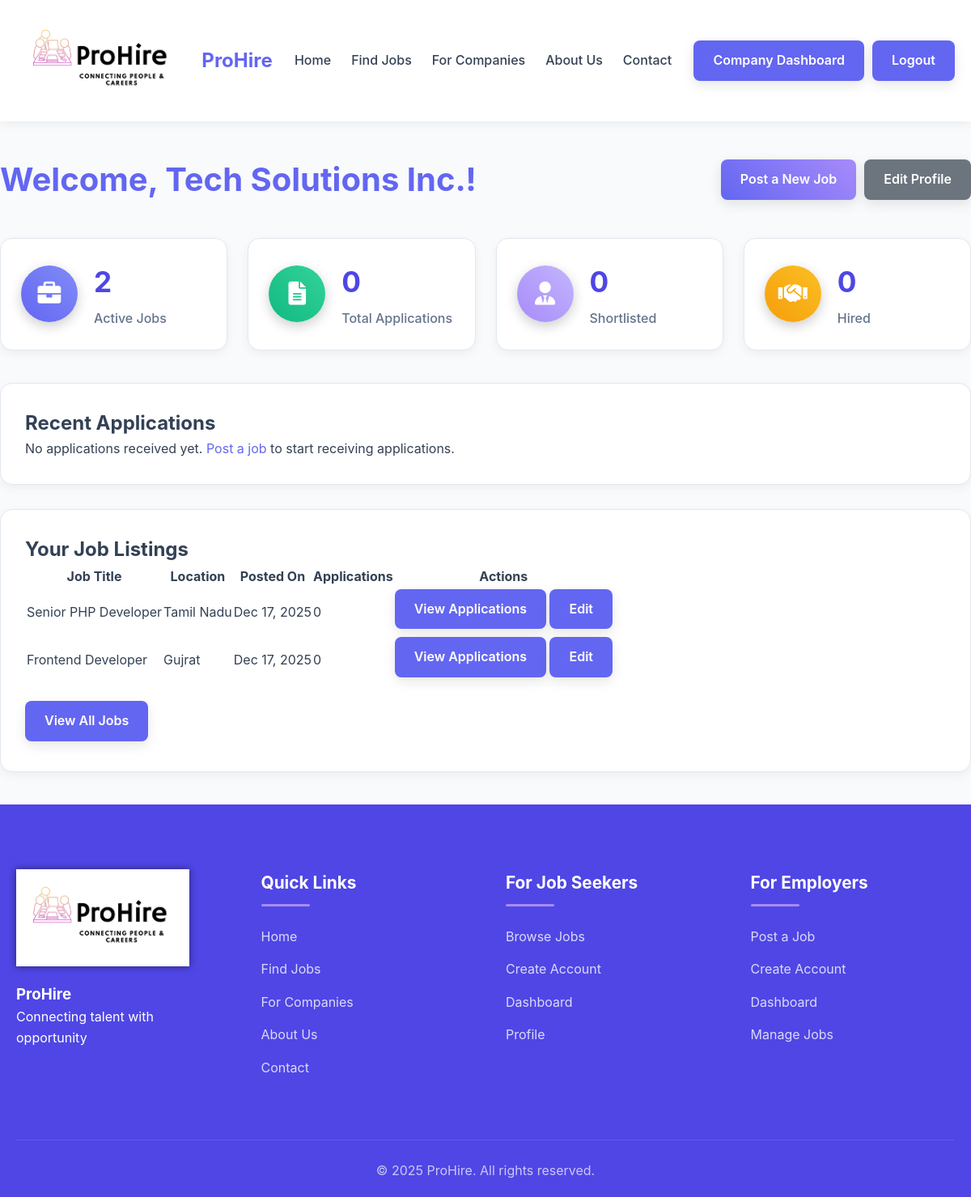
Page /company/dashboard.php (signed in) on the committed database.
### tables this page shows
CREATE TABLE companies (
    id INT(11) AUTO_INCREMENT PRIMARY KEY,
    company_name VARCHAR(100) NOT NULL,
    email VARCHAR(100) NOT NULL UNIQUE,
    password VARCHAR(255) NOT NULL,
    phone VARCHAR(20),
    address TEXT,
    industry VARCHAR(100),
    description TEXT,
    logo_path VARCHAR(255),
    created_at TIMESTAMP DEFAULT CURRENT_TIMESTAMP
);

CREATE TABLE jobs (
    id INT(11) AUTO_INCREMENT PRIMARY KEY,
    company_id INT(11) NOT NULL,
    job_title VARCHAR(100) NOT NULL,
    description TEXT NOT NULL,
    requirements TEXT,
    salary VARCHAR(100),
    location VARCHAR(100),
    job_type VARCHAR(50),
    experience_required VARCHAR(50),
    posted_on TIMESTAMP DEFAULT CURRENT_TIMESTAMP,
    deadline DATE,
    FOREIGN KEY (company_id) REFERENCES companies(id)
);

### company/dashboard.php (the view, shortened to what this page needs)
<?php
$company_id = $_SESSION['company_id'];
include_once '../includes/header.php';
$query = "SELECT * FROM companies WHERE id = $company_id";
$result = mysqli_query($conn, $query);
$company = mysqli_fetch_assoc($result);
$jobs_query = "SELECT COUNT(*) as total FROM jobs WHERE company_id = $company_id";
$jobs_result = mysqli_query($conn, $jobs_query);
$jobs = mysqli_fetch_assoc($jobs_result);
$applications_query = "SELECT COUNT(*) as total FROM applications a
                       JOIN jobs j ON a.job_id = j.id
                       WHERE j.company_id = $company_id";
$applications_result = mysqli_query($conn, $applications_query);
$applications = mysqli_fetch_assoc($applications_result);
$shortlisted_query = "SELECT COUNT(*) as total FROM applications a
                      JOIN jobs j ON a.job_id = j.id
                      WHERE j.company_id = $company_id AND a.status = 'Shortlisted'";
$shortlisted_result = mysqli_query($conn, $shortlisted_query);
$shortlisted = mysqli_fetch_assoc($shortlisted_result);
$recent_applications_query = "SELECT a.*, j.job_title, u.full_name
                             FROM applications a
                             JOIN jobs j ON a.job_id = j.id
                             JOIN users u ON a.user_id = u.id
                             WHERE j.company_id = $company_id
                             ORDER BY a.applied_on DESC
                             LIMIT 5";
$recent_applications_result = mysqli_query($conn, $recent_applications_query);
?>
<div class="container dashboard">
    <div class="dashboard-header">
        <h1>Welcome, <?php echo $company['company_name']; ?>!</h1>
        <div class="header-actions" style="display: flex; gap: 10px;">
            <a href="post_job.php" class="btn btn-primary">Post a New Job</a>
            <a href="profile.php" class="btn btn-secondary" style="background-color: #6c757d; color: white;">Edit Profile</a>
        </div>
    </div>
    <div class="dashboard-stats">
        <div class="stat-card">
            <div class="stat-icon blue">
                <i class="fas fa-briefcase"></i>
            </div>
            <div class="stat-info">
                <h3><?php echo $jobs['total']; ?></h3>
                <p>Active Jobs</p>
            </div>
        </div>
        <div class="stat-card">
            <div class="stat-icon green">
                <i class="fas fa-file-alt"></i>
            </div>
            <div class="stat-info">
                <h3><?php echo $applications['total']; ?></h3>
                <p>Total Applications</p>
            </div>
        </div>
        <div class="stat-card">
            <div class="stat-icon purple">
                <i class="fas fa-user-tie"></i>
            </div>
            <div class="stat-info">
                <h3><?php echo $shortlisted['total']; ?></h3>
                <p>Shortlisted</p>
            </div>
        </div>
        <div class="stat-card">
            <div class="stat-icon orange">
                <i class="fas fa-handshake"></i>
            </div>
            <div class="stat-info">
                <h3>0</h3>
                <p>Hired</p>
            </div>
        </div>
    </div>
    <div class="dashboard-content">
        <h2>Recent Applications</h2>
        <?php if (mysqli_num_rows($recent_applications_result) > 0): ?>
            <table class="table">
                <thead>
                    <tr>
                        <th>Candidate</th>
                        <th>Job Title</th>
                        <th>Applied On</th>
                        <th>Status</th>
                        <th>Actions</th>
                    </tr>
                </thead>
                <tbody>
                    <?php while ($app = mysqli_fetch_assoc($recent_applications_result)): ?>
                        <tr>
                            <td><?php echo $app['full_name']; ?></td>
                            <td><?php echo $app['job_title']; ?></td>
                            <td><?php echo date('M d, Y', strtotime($app['applied_on'])); ?></td>
                            <td><span class="status-badge status-<?php echo strtolower($app['status']); ?>"><?php echo $app['status']; ?></span></td>
                            <td>
                                <a href="view_application.php?id=<?php echo $app['id']; ?>" class="btn btn-sm">View</a>
                            </td>
                        </tr>
                    <?php endwhile; ?>
                </tbody>
            </table>
            <div class="text-center" style="margin-top: 20px;">
                <a href="applications.php" class="btn">View All Applications</a>
            </div>
        <?php else: ?>
            <p>No applications received yet. <a href="post_job.php">Post a job</a> to start receiving applications.</p>
        <?php endif; ?>
    </div>
    <div class="dashboard-content" style="margin-top: 30px;">
        <h2>Your Job Listings</h2>
        <?php
        $jobs_list_query = "SELECT * FROM jobs WHERE company_id = $company_id ORDER BY posted_on DESC LIMIT 5";
        $jobs_list_result = mysqli_query($conn, $jobs_list_query);
        if (mysqli_num_rows($jobs_list_result) > 0): ?>
            <table class="table">
                <thead>
                    <tr>
                        <th>Job Title</th>
                        <th>Location</th>
                        <th>Posted On</th>
                        <th>Applications</th>
                        <th>Actions</th>
                    </tr>
                </thead>
                <tbody>
                    <?php while ($job = mysqli_fetch_assoc($jobs_list_result)):
                        $app_count_query = "SELECT COUNT(*) as count FROM applications WHERE job_id = {$job['id']}";
                        $app_count_result = mysqli_query($conn, $app_count_query);
                        $app_count = mysqli_fetch_assoc($app_count_result)['count'];
                    ?>
                        <tr>
                            <td><?php echo $job['job_title']; ?></td>
                            <td><?php echo $job['location']; ?></td>
                            <td><?php echo date('M d, Y', strtotime($job['posted_on'])); ?></td>
                            <td><?php echo $app_count; ?></td>
                            <td>
                                <a href="view_application.php?id=<?php echo $job['id']; ?>" class="btn btn-sm">View Applications</a>
                                <a href="edit_job.php?id=<?php echo $job['id']; ?>" class="btn btn-sm">Edit</a>
                            </td>
                        </tr>
                    <?php endwhile; ?>
                </tbody>
            </table>
            <div class="text-center" style="margin-top: 20px;">
                <a href="manage_jobs.php" class="btn">View All Jobs</a>
            </div>
        <?php else: ?>
            <p>You haven't posted any jobs yet. <a href="post_job.php">Post your first job</a></p>
        <?php endif; ?>
    </div>
</div>
<?php include_once '../includes/footer.php'; ?>

### assets/css/style.css (style rules this page uses)
:root { --primary-color: #6366f1; --primary-light: #818cf8; --primary-dark: #4f46e5; --secondary-color: #a78bfa; --text-color: #334155; --light-bg: #f8fafc; --white: #ffffff; --gray: #e2e8f0; --dark-gray: #64748b; --success: #10b981; --warning: #f59e0b; --danger: #ef4444; --shadow-light: 0 4px 12px rgba(0, 0, 0, 0.05); --shadow-medium: 0 10px 30px rgba(0, 0, 0, 0.1); --shadow-deep: 0 15px 40px rgba(0, 0, 0, 0.15); }
* { margin: 0; padding: 0; box-sizing: border-box; }
body { font-family: 'Inter', 'Segoe UI', Tahoma, Geneva, Verdana, sans-serif; line-height: 1.6; color: var(--text-color); background-color: var(--light-bg); min-height: 100vh; }
.container { width: 100%; max-width: 1200px; margin: 0 auto; padding: 0 20px; }
a, .btn, .stat-card, .job-card, .feature-card, .form-control { transition: all 0.3s cubic-bezier(0.25, 0.8, 0.25, 1); }
a { text-decoration: none; color: var(--primary-color); position: relative; }
a::after { content: ''; position: absolute; bottom: 0; left: 0; width: 0; height: 2px; background: var(--primary-color); }
.btn { display: inline-block; padding: 12px 24px; background: var(--primary-color); color: var(--white); border: none; border-radius: 8px; cursor: pointer; font-size: 16px; font-weight: 600; text-align: center; position: relative; overflow: hidden; box-shadow: 0 5px 15px rgba(0, 0, 0, 0.1); z-index: 1; }
.btn:before { content: ''; position: absolute; top: 0; left: -100%; width: 100%; height: 100%; background: rgba(255, 255, 255, 0.2); z-index: -1; }
.btn-primary { background: linear-gradient(45deg, var(--primary-color), var(--secondary-color)); }
.dashboard { padding: 40px 0; }
.dashboard-header { display: flex; justify-content: space-between; align-items: center; margin-bottom: 40px; }
.dashboard-header h1 { color: var(--primary-color); font-size: 2.5rem; font-weight: 700; }
.dashboard-stats { display: grid; grid-template-columns: repeat(auto-fit, minmax(250px, 1fr)); gap: 25px; margin-bottom: 40px; }
.stat-card { background: var(--white); border-radius: 15px; padding: 25px; box-shadow: var(--shadow-light); display: flex; align-items: center; gap: 20px; border: 1px solid var(--gray); overflow: hidden; }
.stat-icon { width: 70px; height: 70px; border-radius: 50%; display: flex; align-items: center; justify-content: center; font-size: 1.8rem; color: var(--white); box-shadow: 0 5px 15px rgba(0, 0, 0, 0.2); transform: rotate(0deg); transition: transform 0.5s ease; }
.stat-icon.blue { background: linear-gradient(45deg, var(--primary-color), var(--primary-light)); }
.stat-icon.green { background: linear-gradient(45deg, var(--success), #34d399); }
.stat-icon.purple { background: linear-gradient(45deg, var(--secondary-color), #c4b5fd); }
.stat-icon.orange { background: linear-gradient(45deg, var(--warning), #fbbf24); }
.stat-info h3 { font-size: 2.2rem; margin-bottom: 5px; color: var(--primary-dark); }
.stat-info p { color: var(--dark-gray); font-weight: 500; }
.dashboard-content { background: var(--white); border-radius: 15px; padding: 30px; box-shadow: var(--shadow-light); border: 1px solid var(--gray); }

### rows in the picture
companies: company_name "Tech Solutions Inc."
jobs: job_title "Senior PHP Developer", location "Tamil Nadu", posted_on "Dec 17, 2025", app_count "0"
jobs: job_title "Frontend Developer", location "Gujrat", posted_on "Dec 17, 2025", app_count "0"

### other values in the picture
$jobs['total'] "2"
$applications['total'] "0"
$shortlisted['total'] "0"
